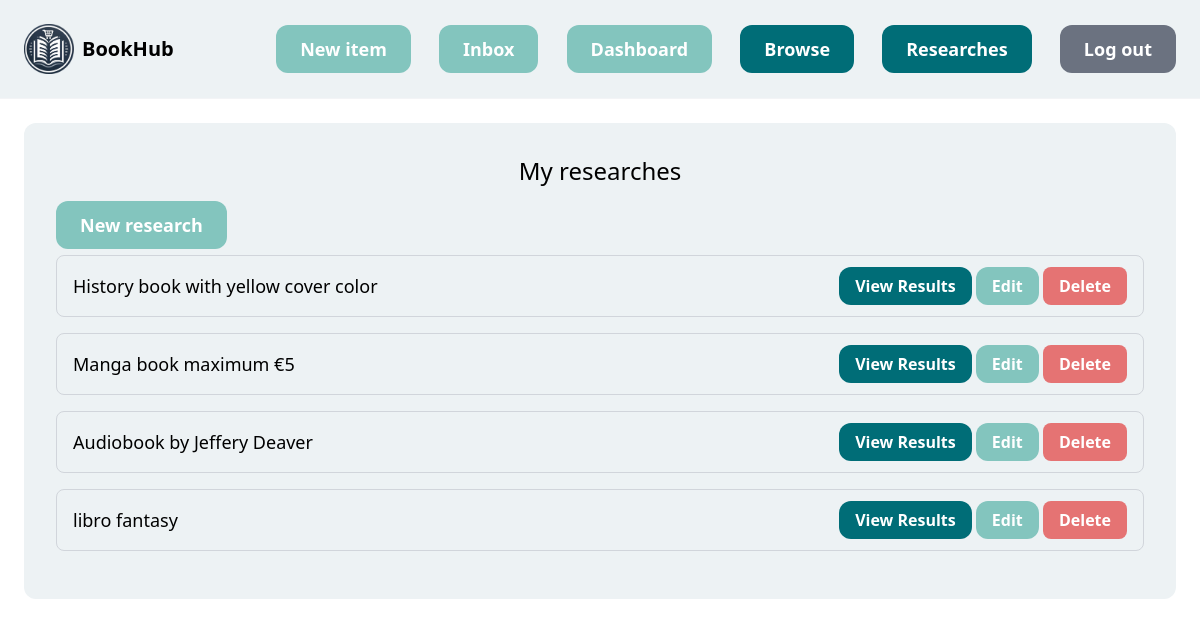
The app's page /user_past_queries/ (signed in) with its own data.
### config/models.py (models this page shows, shortened)
class UserQuery(models.Model):
    name = models.CharField(max_length=255, blank=True, null=True)
    user = models.ForeignKey(User, on_delete=models.CASCADE)
    genre = models.ForeignKey(Genre, related_name='user_queries', on_delete=models.CASCADE, blank=True, null=True)
    title = models.CharField(max_length=255, blank=True, null=True)
    author = models.CharField(max_length=255, blank=True, null=True)
    description = models.TextField(blank=True, null=True)
    format = models.ForeignKey(Format, related_name='user_queries', on_delete=models.CASCADE, blank=True, null=True)
    language = models.ForeignKey(Language, related_name='user_queries', on_delete=models.CASCADE, blank=True, null=True)
    number_of_pages = models.FloatField(default=0.0, blank=True, null=True)
    cover_color = models.ForeignKey(CoverColor, related_name='user_queries', on_delete=models.CASCADE, blank=True,
                                    null=True)
    min_price = models.FloatField(blank=True, null=True)
    max_price = models.FloatField(blank=True, null=True)
    created_at = models.DateTimeField(auto_now_add=True)
    results = models.ManyToManyField(Item, blank=True)  # salvataggi dei risultati delle query utente
    class Meta:
        app_label = 'config'

### config/views.py (the view)
# urls.py: path('user_past_queries/', past_researches, name='past_researches'),
@login_required
def past_researches(request):
    past_queries = UserQuery.objects.filter(user=request.user)
    return render(request, 'config/researches_list.html', {'past_queries': past_queries})

### config/templates/config/researches_list.html (shortened to what this page needs)
{% extends 'core/base.html' %}
{% block content %}
<div class="research-container rounded-xl">
    <h2 class="mb-6 text-2xl text-center">My researches</h2>
    <div class="mb-4">
        <a href="{% url 'new' %}" class="new-research-btn px-6 py-3 text-lg font-semibold bg-accent text-white rounded-xl hover:bg-[#71a9a1]">New research</a>
    </div>
    {% for query in past_queries %}
        <div class="query-box p-4 border border-gray-300 rounded-lg flex justify-between items-center">
            <span class="text-lg">{{ query.name }}</span>
            <div>
                <a href="{% url 'results' query.id %}" class="px-4 py-2 bg-main text-white font-semibold rounded-xl hover:bg-[#005662]">View Results</a>
                <a href="{% url 'edit' query.id %}" class="px-4 py-2 bg-accent text-white font-semibold rounded-xl hover:bg-[#71a9a1]">Edit</a>
                <a href="{% url 'delete' query.id %}" class="px-4 py-2 bg-[#e57373] text-white font-semibold rounded-lg hover:bg-[#ef9a9a]">Delete</a>
            </div>
        </div>
    {% endfor %}
</div>
{% endblock %}

### core/templates/core/base.html (style rules this page uses)
.bg-main { background-color: #006d77; }
.bg-accent { background-color: #83c5be; }

### config/templates/config/researches_list.html (style rules this page uses)
.bg-accent { background-color: #83c5be; }
.research-container { background-color: #edf2f4; padding-top: 2rem; padding-bottom: 2rem; }
.new-research-btn { margin-left: 2rem; }
.query-box { max-width: none; width: calc(100% - 4rem); margin: 1rem 2rem; }

### records on screen
UserQuery: name "History book with yellow cover color"
UserQuery: name "Manga book maximum €5"
UserQuery: name "Audiobook by Jeffery Deaver"
UserQuery: name "libro fantasy"
